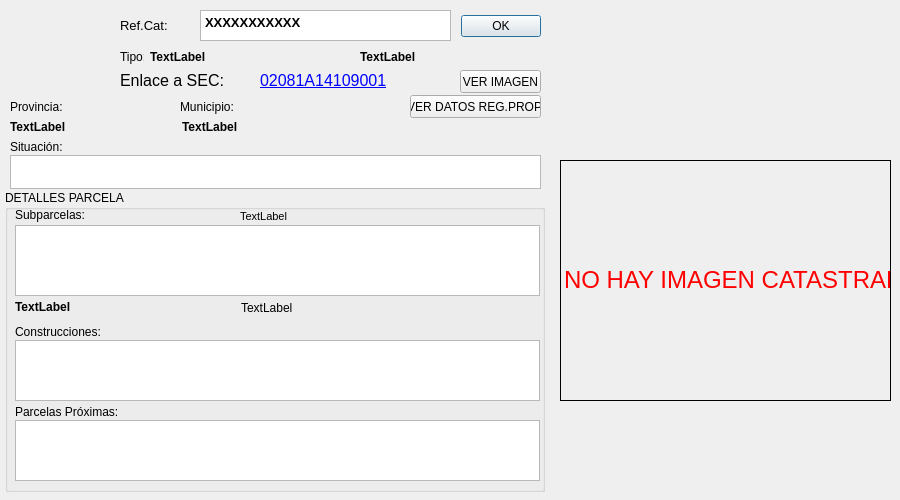
<?xml version="1.0" encoding="UTF-8"?>
<ui version="4.0">
 <class>Parcela_catatral</class>
 <widget class="QDialog" name="Parcela_catatral">
  <property name="geometry">
   <rect>
    <x>0</x>
    <y>0</y>
    <width>900</width>
    <height>500</height>
   </rect>
  </property>
  <property name="sizePolicy">
   <sizepolicy hsizetype="Preferred" vsizetype="Maximum">
    <horstretch>0</horstretch>
    <verstretch>0</verstretch>
   </sizepolicy>
  </property>
  <property name="minimumSize">
   <size>
    <width>550</width>
    <height>215</height>
   </size>
  </property>
  <property name="maximumSize">
   <size>
    <width>900</width>
    <height>500</height>
   </size>
  </property>
  <property name="mouseTracking">
   <bool>true</bool>
  </property>
  <property name="acceptDrops">
   <bool>true</bool>
  </property>
  <property name="windowTitle">
   <string>JCCM Identificador de parcela catastral</string>
  </property>
  <property name="autoFillBackground">
   <bool>true</bool>
  </property>
  <widget class="QDialogButtonBox" name="buttonBox">
   <property name="geometry">
    <rect>
     <x>460</x>
     <y>10</y>
     <width>81</width>
     <height>32</height>
    </rect>
   </property>
   <property name="orientation">
    <enum>Qt::Horizontal</enum>
   </property>
   <property name="standardButtons">
    <set>QDialogButtonBox::Ok</set>
   </property>
  </widget>
  <widget class="QLabel" name="lblREFCAT">
   <property name="geometry">
    <rect>
     <x>120</x>
     <y>10</y>
     <width>71</width>
     <height>31</height>
    </rect>
   </property>
   <property name="font">
    <font>
     <pointsize>10</pointsize>
    </font>
   </property>
   <property name="text">
    <string>Ref.Cat:</string>
   </property>
   <property name="alignment">
    <set>Qt::AlignLeading|Qt::AlignLeft|Qt::AlignVCenter</set>
   </property>
  </widget>
  <widget class="QLabel" name="lblPROVINCIA">
   <property name="geometry">
    <rect>
     <x>10</x>
     <y>100</y>
     <width>61</width>
     <height>20</height>
    </rect>
   </property>
   <property name="text">
    <string>Provincia:</string>
   </property>
   <property name="alignment">
    <set>Qt::AlignLeading|Qt::AlignLeft|Qt::AlignTop</set>
   </property>
  </widget>
  <widget class="QLabel" name="lblMUNICIPIO">
   <property name="geometry">
    <rect>
     <x>180</x>
     <y>100</y>
     <width>61</width>
     <height>20</height>
    </rect>
   </property>
   <property name="text">
    <string>Municipio:</string>
   </property>
   <property name="alignment">
    <set>Qt::AlignLeading|Qt::AlignLeft|Qt::AlignTop</set>
   </property>
  </widget>
  <widget class="QLabel" name="valPROVINCIA">
   <property name="geometry">
    <rect>
     <x>10</x>
     <y>120</y>
     <width>161</width>
     <height>21</height>
    </rect>
   </property>
   <property name="font">
    <font>
     <pointsize>9</pointsize>
     <weight>75</weight>
     <bold>true</bold>
    </font>
   </property>
   <property name="acceptDrops">
    <bool>true</bool>
   </property>
   <property name="text">
    <string>TextLabel</string>
   </property>
   <property name="alignment">
    <set>Qt::AlignLeading|Qt::AlignLeft|Qt::AlignTop</set>
   </property>
   <property name="textInteractionFlags">
    <set>Qt::LinksAccessibleByMouse|Qt::TextSelectableByKeyboard|Qt::TextSelectableByMouse</set>
   </property>
  </widget>
  <widget class="QLabel" name="valMUNICIPIO">
   <property name="geometry">
    <rect>
     <x>182</x>
     <y>120</y>
     <width>351</width>
     <height>21</height>
    </rect>
   </property>
   <property name="font">
    <font>
     <pointsize>9</pointsize>
     <weight>75</weight>
     <bold>true</bold>
    </font>
   </property>
   <property name="acceptDrops">
    <bool>true</bool>
   </property>
   <property name="text">
    <string>TextLabel</string>
   </property>
   <property name="alignment">
    <set>Qt::AlignLeading|Qt::AlignLeft|Qt::AlignTop</set>
   </property>
   <property name="textInteractionFlags">
    <set>Qt::LinksAccessibleByMouse|Qt::TextSelectableByKeyboard|Qt::TextSelectableByMouse</set>
   </property>
  </widget>
  <widget class="QLabel" name="lblSITUACION">
   <property name="geometry">
    <rect>
     <x>10</x>
     <y>140</y>
     <width>61</width>
     <height>20</height>
    </rect>
   </property>
   <property name="text">
    <string>Situación:</string>
   </property>
   <property name="alignment">
    <set>Qt::AlignLeading|Qt::AlignLeft|Qt::AlignTop</set>
   </property>
  </widget>
  <widget class="QLabel" name="lblTIPO">
   <property name="geometry">
    <rect>
     <x>120</x>
     <y>50</y>
     <width>24</width>
     <height>16</height>
    </rect>
   </property>
   <property name="text">
    <string>Tipo:</string>
   </property>
   <property name="alignment">
    <set>Qt::AlignLeading|Qt::AlignLeft|Qt::AlignTop</set>
   </property>
  </widget>
  <widget class="QLabel" name="valTIPO">
   <property name="geometry">
    <rect>
     <x>150</x>
     <y>50</y>
     <width>201</width>
     <height>16</height>
    </rect>
   </property>
   <property name="font">
    <font>
     <pointsize>9</pointsize>
     <weight>75</weight>
     <bold>true</bold>
    </font>
   </property>
   <property name="acceptDrops">
    <bool>true</bool>
   </property>
   <property name="text">
    <string>TextLabel</string>
   </property>
   <property name="alignment">
    <set>Qt::AlignLeading|Qt::AlignLeft|Qt::AlignTop</set>
   </property>
   <property name="textInteractionFlags">
    <set>Qt::LinksAccessibleByMouse|Qt::TextSelectableByKeyboard|Qt::TextSelectableByMouse</set>
   </property>
  </widget>
  <widget class="QLabel" name="logo">
   <property name="geometry">
    <rect>
     <x>23</x>
     <y>10</y>
     <width>80</width>
     <height>80</height>
    </rect>
   </property>
   <property name="text">
    <string/>
   </property>
   <property name="pixmap">
    <pixmap>iconos/jccm.jpg</pixmap>
   </property>
   <property name="scaledContents">
    <bool>true</bool>
   </property>
   <property name="buddy">
    <cstring></cstring>
   </property>
  </widget>
  <widget class="QTextBrowser" name="valREFCAT">
   <property name="geometry">
    <rect>
     <x>200</x>
     <y>10</y>
     <width>251</width>
     <height>31</height>
    </rect>
   </property>
   <property name="font">
    <font>
     <pointsize>10</pointsize>
     <weight>75</weight>
     <bold>true</bold>
    </font>
   </property>
   <property name="acceptDrops">
    <bool>true</bool>
   </property>
   <property name="verticalScrollBarPolicy">
    <enum>Qt::ScrollBarAlwaysOff</enum>
   </property>
   <property name="html">
    <string>&lt;!DOCTYPE HTML PUBLIC &quot;-//W3C//DTD HTML 4.0//EN&quot; &quot;http://www.w3.org/TR/REC-html40/strict.dtd&quot;&gt;
&lt;html&gt;&lt;head&gt;&lt;meta name=&quot;qrichtext&quot; content=&quot;1&quot; /&gt;&lt;style type=&quot;text/css&quot;&gt;
p, li { white-space: pre-wrap; }
&lt;/style&gt;&lt;/head&gt;&lt;body style=&quot; font-family:'MS Shell Dlg 2'; font-size:10pt; font-weight:600; font-style:normal;&quot;&gt;
&lt;p style=&quot; margin-top:0px; margin-bottom:0px; margin-left:0px; margin-right:0px; -qt-block-indent:0; text-indent:0px;&quot;&gt;XXXXXXXXXXX&lt;/p&gt;&lt;/body&gt;&lt;/html&gt;</string>
   </property>
   <property name="openExternalLinks">
    <bool>true</bool>
   </property>
  </widget>
  <widget class="QTextBrowser" name="valSITUACION">
   <property name="geometry">
    <rect>
     <x>10</x>
     <y>155</y>
     <width>531</width>
     <height>34</height>
    </rect>
   </property>
   <property name="font">
    <font>
     <pointsize>9</pointsize>
     <weight>75</weight>
     <bold>true</bold>
    </font>
   </property>
  </widget>
  <widget class="QLabel" name="valSUPTOTAL">
   <property name="geometry">
    <rect>
     <x>360</x>
     <y>50</y>
     <width>181</width>
     <height>20</height>
    </rect>
   </property>
   <property name="font">
    <font>
     <pointsize>9</pointsize>
     <weight>75</weight>
     <bold>true</bold>
    </font>
   </property>
   <property name="acceptDrops">
    <bool>true</bool>
   </property>
   <property name="text">
    <string>TextLabel</string>
   </property>
   <property name="alignment">
    <set>Qt::AlignLeading|Qt::AlignLeft|Qt::AlignTop</set>
   </property>
   <property name="textInteractionFlags">
    <set>Qt::LinksAccessibleByMouse|Qt::TextSelectableByKeyboard|Qt::TextSelectableByMouse</set>
   </property>
  </widget>
  <widget class="QGroupBox" name="grpDETALLES">
   <property name="geometry">
    <rect>
     <x>5</x>
     <y>190</y>
     <width>540</width>
     <height>302</height>
    </rect>
   </property>
   <property name="title">
    <string>DETALLES PARCELA</string>
   </property>
   <widget class="QTextBrowser" name="valSUBPARC">
    <property name="geometry">
     <rect>
      <x>10</x>
      <y>35</y>
      <width>525</width>
      <height>71</height>
     </rect>
    </property>
   </widget>
   <widget class="QTextBrowser" name="valCONSTRU">
    <property name="geometry">
     <rect>
      <x>10</x>
      <y>150</y>
      <width>525</width>
      <height>61</height>
     </rect>
    </property>
   </widget>
   <widget class="QLabel" name="valCUENTAS">
    <property name="geometry">
     <rect>
      <x>235</x>
      <y>20</y>
      <width>300</width>
      <height>16</height>
     </rect>
    </property>
    <property name="font">
     <font>
      <pointsize>8</pointsize>
      <weight>50</weight>
      <bold>false</bold>
     </font>
    </property>
    <property name="acceptDrops">
     <bool>true</bool>
    </property>
    <property name="text">
     <string>TextLabel</string>
    </property>
    <property name="alignment">
     <set>Qt::AlignLeading|Qt::AlignLeft|Qt::AlignTop</set>
    </property>
    <property name="textInteractionFlags">
     <set>Qt::LinksAccessibleByMouse|Qt::TextSelectableByKeyboard|Qt::TextSelectableByMouse</set>
    </property>
   </widget>
   <widget class="QLabel" name="lblDATOSURBA">
    <property name="geometry">
     <rect>
      <x>235</x>
      <y>110</y>
      <width>300</width>
      <height>34</height>
     </rect>
    </property>
    <property name="text">
     <string>TextLabel</string>
    </property>
    <property name="alignment">
     <set>Qt::AlignLeading|Qt::AlignLeft|Qt::AlignTop</set>
    </property>
    <property name="wordWrap">
     <bool>true</bool>
    </property>
    <property name="indent">
     <number>1</number>
    </property>
    <property name="textInteractionFlags">
     <set>Qt::LinksAccessibleByMouse|Qt::TextSelectableByKeyboard|Qt::TextSelectableByMouse</set>
    </property>
   </widget>
   <widget class="QLabel" name="valSUPCONS">
    <property name="geometry">
     <rect>
      <x>10</x>
      <y>110</y>
      <width>151</width>
      <height>20</height>
     </rect>
    </property>
    <property name="font">
     <font>
      <pointsize>9</pointsize>
      <weight>75</weight>
      <bold>true</bold>
     </font>
    </property>
    <property name="acceptDrops">
     <bool>true</bool>
    </property>
    <property name="text">
     <string>TextLabel</string>
    </property>
    <property name="alignment">
     <set>Qt::AlignLeading|Qt::AlignLeft|Qt::AlignTop</set>
    </property>
    <property name="textInteractionFlags">
     <set>Qt::LinksAccessibleByMouse|Qt::TextSelectableByKeyboard|Qt::TextSelectableByMouse</set>
    </property>
   </widget>
   <widget class="QLabel" name="lblCONSTRU">
    <property name="geometry">
     <rect>
      <x>10</x>
      <y>135</y>
      <width>101</width>
      <height>15</height>
     </rect>
    </property>
    <property name="text">
     <string>Construcciones:</string>
    </property>
    <property name="alignment">
     <set>Qt::AlignLeading|Qt::AlignLeft|Qt::AlignTop</set>
    </property>
   </widget>
   <widget class="QLabel" name="lblSUBPAR">
    <property name="geometry">
     <rect>
      <x>10</x>
      <y>18</y>
      <width>81</width>
      <height>15</height>
     </rect>
    </property>
    <property name="text">
     <string>Subparcelas:</string>
    </property>
    <property name="alignment">
     <set>Qt::AlignLeading|Qt::AlignLeft|Qt::AlignTop</set>
    </property>
   </widget>
   <widget class="QLabel" name="lbllistaRCcolind">
    <property name="geometry">
     <rect>
      <x>10</x>
      <y>215</y>
      <width>158</width>
      <height>16</height>
     </rect>
    </property>
    <property name="text">
     <string>Parcelas Próximas:</string>
    </property>
    <property name="alignment">
     <set>Qt::AlignLeading|Qt::AlignLeft|Qt::AlignTop</set>
    </property>
   </widget>
   <widget class="QTextBrowser" name="listaRCcolind">
    <property name="geometry">
     <rect>
      <x>10</x>
      <y>230</y>
      <width>525</width>
      <height>61</height>
     </rect>
    </property>
   </widget>
  </widget>
  <widget class="QLabel" name="enlaceWEB">
   <property name="geometry">
    <rect>
     <x>260</x>
     <y>70</y>
     <width>271</width>
     <height>21</height>
    </rect>
   </property>
   <property name="font">
    <font>
     <pointsize>12</pointsize>
    </font>
   </property>
   <property name="text">
    <string>&lt;html&gt;&lt;head/&gt;&lt;body&gt;&lt;p&gt;&lt;a href=&quot;https://www1.sedecatastro.gob.es/CYCBienInmueble/OVCListaBienes.aspx?del=2&amp;muni=81&amp;rc1=02081A1&amp;rc2=4109001&quot;&gt;&lt;span style=&quot; text-decoration: underline; color:#0000ff;&quot;&gt;02081A14109001&lt;/span&gt;&lt;/a&gt;&lt;/p&gt;&lt;/body&gt;&lt;/html&gt;

</string>
   </property>
   <property name="openExternalLinks">
    <bool>true</bool>
   </property>
   <property name="textInteractionFlags">
    <set>Qt::LinksAccessibleByMouse|Qt::TextSelectableByKeyboard|Qt::TextSelectableByMouse</set>
   </property>
  </widget>
  <widget class="QLabel" name="label">
   <property name="geometry">
    <rect>
     <x>120</x>
     <y>70</y>
     <width>131</width>
     <height>21</height>
    </rect>
   </property>
   <property name="font">
    <font>
     <pointsize>12</pointsize>
    </font>
   </property>
   <property name="text">
    <string>Enlace a SEC:</string>
   </property>
  </widget>
  <widget class="QLabel" name="label_2">
   <property name="geometry">
    <rect>
     <x>560</x>
     <y>160</y>
     <width>331</width>
     <height>241</height>
    </rect>
   </property>
   <property name="frameShape">
    <enum>QFrame::Box</enum>
   </property>
   <property name="text">
    <string>&lt;html&gt;&lt;head/&gt;&lt;body&gt;&lt;p align=&quot;center&quot;&gt;&lt;span style=&quot; font-size:18pt; color:#ff0000;&quot;&gt;NO HAY IMAGEN CATASTRAL&lt;/span&gt;&lt;/p&gt;&lt;/body&gt;&lt;/html&gt;</string>
   </property>
   <property name="margin">
    <number>1</number>
   </property>
  </widget>
  <widget class="QPushButton" name="btnIMGcatastro">
   <property name="geometry">
    <rect>
     <x>460</x>
     <y>70</y>
     <width>81</width>
     <height>23</height>
    </rect>
   </property>
   <property name="text">
    <string>VER IMAGEN</string>
   </property>
  </widget>
  <widget class="QPushButton" name="btnREGPROP">
   <property name="geometry">
    <rect>
     <x>410</x>
     <y>95</y>
     <width>131</width>
     <height>23</height>
    </rect>
   </property>
   <property name="text">
    <string>VER DATOS REG.PROP.</string>
   </property>
  </widget>
  <zorder>grpDETALLES</zorder>
  <zorder>buttonBox</zorder>
  <zorder>lblREFCAT</zorder>
  <zorder>lblPROVINCIA</zorder>
  <zorder>lblMUNICIPIO</zorder>
  <zorder>valPROVINCIA</zorder>
  <zorder>valMUNICIPIO</zorder>
  <zorder>lblSITUACION</zorder>
  <zorder>lblTIPO</zorder>
  <zorder>valTIPO</zorder>
  <zorder>logo</zorder>
  <zorder>valREFCAT</zorder>
  <zorder>valSITUACION</zorder>
  <zorder>valSUPTOTAL</zorder>
  <zorder>enlaceWEB</zorder>
  <zorder>label</zorder>
  <zorder>label_2</zorder>
  <zorder>btnIMGcatastro</zorder>
  <zorder>btnREGPROP</zorder>
 </widget>
 <resources/>
 <connections>
  <connection>
   <sender>buttonBox</sender>
   <signal>accepted()</signal>
   <receiver>Parcela_catatral</receiver>
   <slot>accept()</slot>
   <hints>
    <hint type="sourcelabel">
     <x>248</x>
     <y>254</y>
    </hint>
    <hint type="destinationlabel">
     <x>157</x>
     <y>274</y>
    </hint>
   </hints>
  </connection>
  <connection>
   <sender>buttonBox</sender>
   <signal>rejected()</signal>
   <receiver>Parcela_catatral</receiver>
   <slot>reject()</slot>
   <hints>
    <hint type="sourcelabel">
     <x>316</x>
     <y>260</y>
    </hint>
    <hint type="destinationlabel">
     <x>286</x>
     <y>274</y>
    </hint>
   </hints>
  </connection>
 </connections>
</ui>
